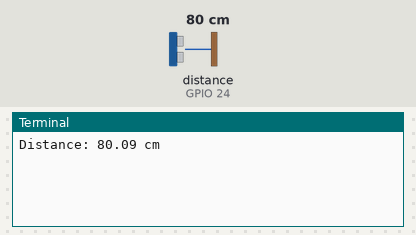
Bench run of a program on a simulated Raspberry Pi (BCM pin numbers). Parts: the last lines printed to the terminal. The test bench sets the inputs (shaded band); at power-on: distance to the obstacle (sensor on GPIO 24) 80 cm. The echo pulse lasts 58.3 µs per cm; the clock reads 2024-03-15 10:24:30 at power-on unless the program sets it.

Above: at 1.2 s.
1.3 s: distance to the obstacle (sensor on GPIO 24) set to 2 cm
At 1.3 s:
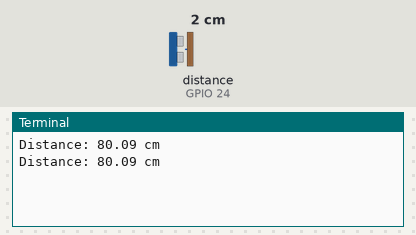
2.8 s: distance to the obstacle (sensor on GPIO 24) set to 4 cm
At 3.9 s:
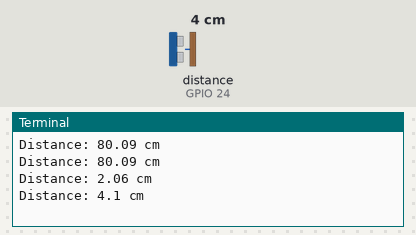
Timing chart, 0 to 5.8 s (numbered marks = the images above; inputs shaded):
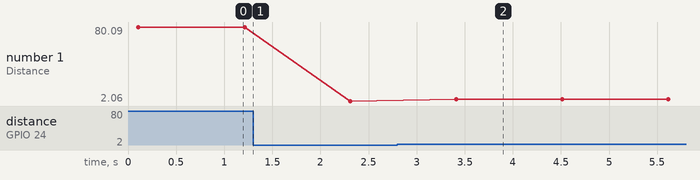

The program:

ultra.py
```python
import RPi.GPIO as GPIO
import time

# Define GPIO pins
TRIG = 23
ECHO = 24

# GPIO setup
GPIO.setmode(GPIO.BCM)
GPIO.setup(TRIG, GPIO.OUT)
GPIO.setup(ECHO, GPIO.IN)

def get_distance():
    # Ensure TRIG is low
    GPIO.output(TRIG, False)
    time.sleep(0.1)  # Small delay to settle the sensor

    # Send 10us pulse to TRIG
    GPIO.output(TRIG, True)
    time.sleep(0.00001)
    GPIO.output(TRIG, False)

    # Wait for echo response
    while GPIO.input(ECHO) == 0:
        pulse_start = time.time()

    while GPIO.input(ECHO) == 1:
        pulse_end = time.time()

    # Calculate time difference
    pulse_duration = pulse_end - pulse_start

    # Calculate distance in cm (speed of sound = 34300 cm/s)
    distance = (pulse_duration * 34300) / 2

    return round(distance, 2)

while True:
        dist = get_distance()
        print(f"Distance: {dist} cm")
        time.sleep(1)
```

Measured:
- after the input at 2.8 s, the terminal: prints a new line after 0.61 s (image 2)
- plotted number 1: 80.09 → 2.06 after the input at 1.3 s, 2.06 → 4.1 after the input at 2.8 s
